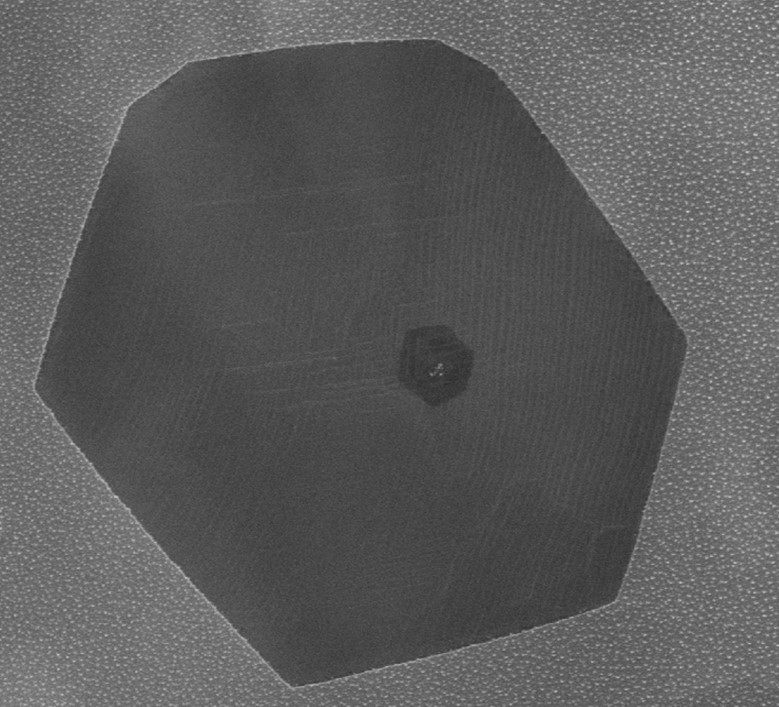
%> input picture P.jpg, 779 x 707 px
$ octave --eval "Domain_Analysis;"   (GNU Octave 9; MATLAB toolbox functions it lacks are replaced by stand-ins)
%> lines starting %> are read from the running program, lines starting %| are printed output that depends on the picture
%The following is a set of routines to analyze SEM images of domained
%nanomaterials (Graphene, hBN, etc)
%The routines identify material domains assuming contrast is a measure of
%layer count
%The routines also identify edge features, straight lines, and angles, for
%identification of domain geometries and orientations

%Developed 2017-2018 by Matt Robertson
%Kinetic Materials Research Group, UIUC

%% Main Routine
% Domain_Analysis is the main routine, and is called via command line or
% call from another script or routine
function Domain_Analysis
close all
%The routine first queries for how many images are to be processed, and
%then runs the images selected through a series of sub routines
    mult=questdlg('One or many images?','Multiselect','One','Multiple','One');
%> the answer given: One
    %global n
    n=6;
if strcmp(mult,'One')
    [filename,path]=uigetfile('*.*','multiselect','off');
%> the answer given: P.jpg
    flnm=fullfile(path,filename);
    I=imread(flnm);figure %import and show the image
%> in Domain_Analysis, I is the input picture: size 707x779x3 uint8; mean R, G, B 91.8, 91.8, 91.8
    XDEN=Wavelet_Denoise(I,5); %wavelet denoising subroutine
    [L,W]=Gauss_Fit(I);K=[L.',W.'];K=sort(K,1);L=K(:,1);W=K(:,2);
% [23 lines not run here, left out]
function XDEN=Wavelet_Denoise(I,level)
% [6 lines of commented-out code are left out]
    subplot(2,4,1);
    imagesc(I); axis off;
    title('Noisy Image');
    subplot(2,4,2);
%     imagesc(XDEN); axis off;
%     title('Denoised Image');
    subplot(2,4,5);histogram(I);%subplot(2,4,6);histogram(XDEN);
    XDEN=I;
end

function [L,W]=Gauss_Fit(XDEN)
    global n
    %figure;
    [hraw,hbins]=histcounts(XDEN);
%> hraw = 344 values, max 61158 at index 59, min 0 at index 2, mean 4803.1; hbins = 345 values from 45 to 217
    hbins(hraw == 0)=[];
    hraw(hraw == 0)=[];
    %h=histogram(XDEN);
    %hraw=h.Values;
    hdat=smooth(hraw);
%> hdat = 165 values, max 59116.8 at index 30, min 3 at index 165, mean 10013.7
    %hbins=h.BinEdges;
    bins=zeros(1,length(hdat));
    for i=1:1:length(hdat)
       bins(i)=(hbins(i)+hbins(i+1))/2;
    end
%> after the loop, bins = 165 values from 45.5 to 216.8
    subplot(2,4,[3,4,7,8])
    plot(bins,hdat,'k.')
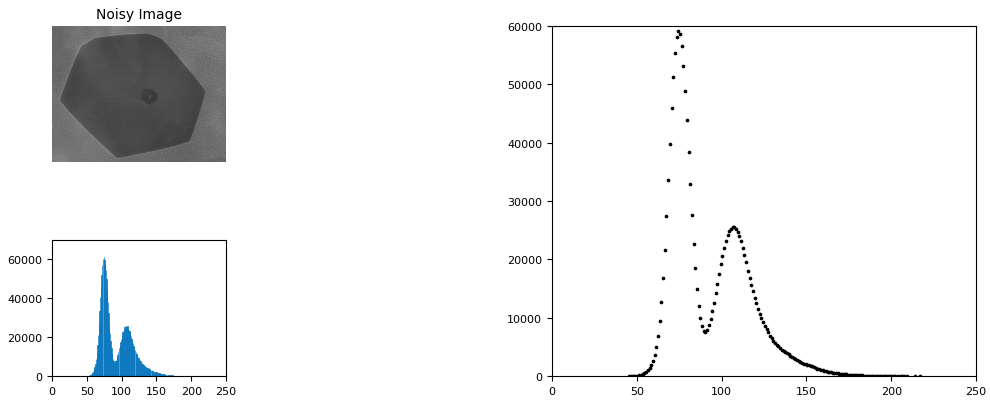
%> figure redrawn from the program's plot data, 3 panels
    findpeaks(hdat)
%> ans = [59116.8; 25540.2]
%> (the run ends here)
